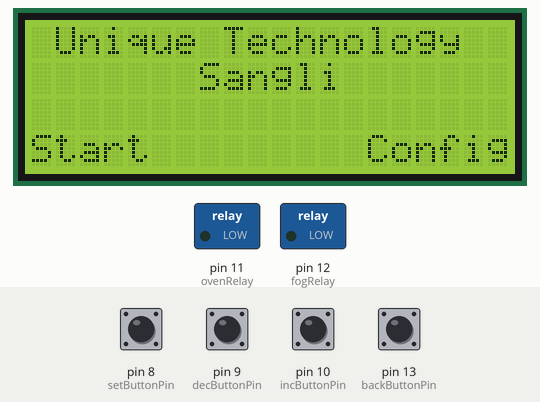
This sketch was run on a simulated Arduino Uno, built with avr-gcc and run on an emulated ATmega328P. Parts: 20×4 character LCD, switched loads named in the sketch (green lamp = pin HIGH). The test bench sets the inputs (shaded band); at power-on: pin 8 (setButtonPin), pin 9 (decButtonPin), pin 10 (incButtonPin), pin 13 (backButtonPin) LOW. EEPROM starts erased; what the sketch prints to the serial monitor is not drawn.

Above: at 1.2 s.
1.3 s: pin 8 (setButtonPin) pulled HIGH for 0.15 s
At 3.2 s:
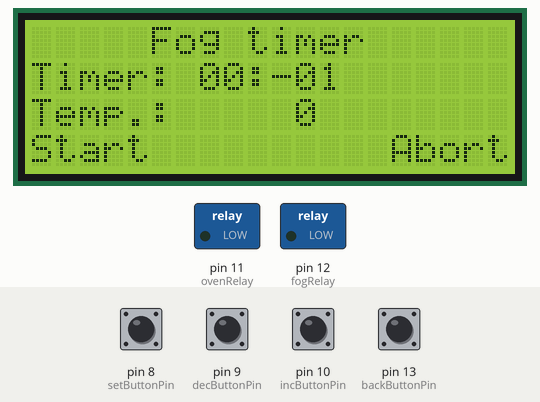
4.4 s: pin 8 (setButtonPin) pulled HIGH for 1 s
At 7.9 s:
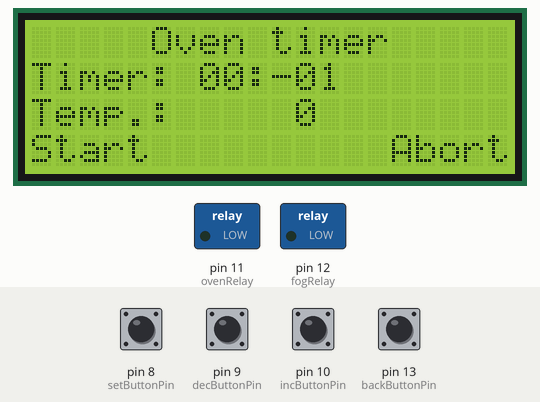
8.2 s: pin 8 (setButtonPin) pulled HIGH for 0.15 s
At 10.5 s:
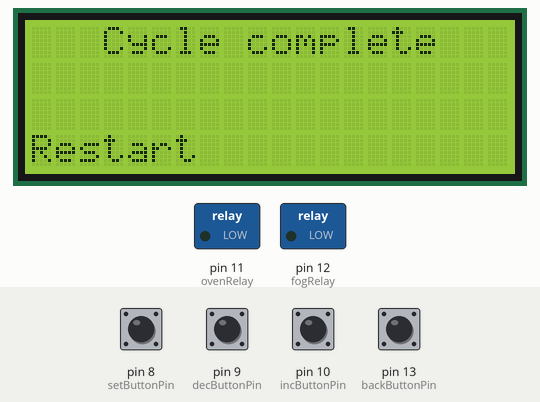
10.8 s: pin 8 (setButtonPin) pulled HIGH for 3.2 s
At 14.5 s:
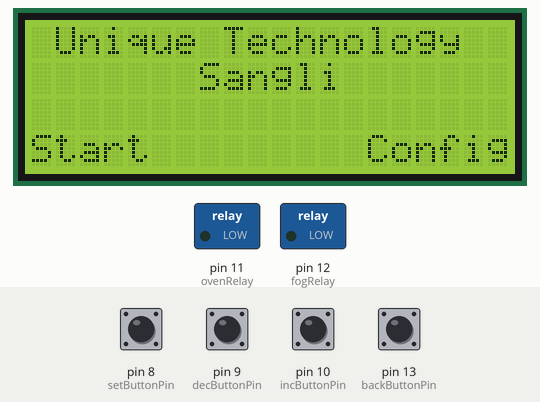
15.5 s: pin 13 (backButtonPin) pulled HIGH for 0.15 s
At 15.9 s:
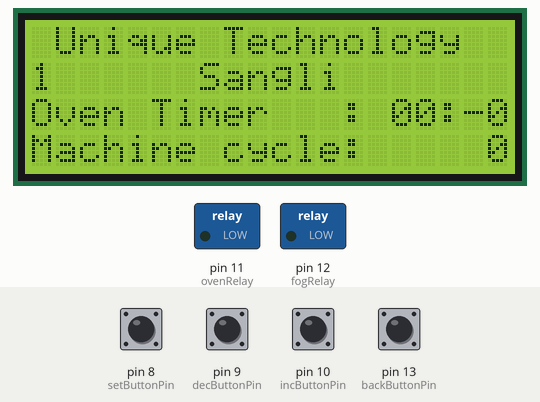
17.1 s: pin 8 (setButtonPin) pulled HIGH for 0.15 s
At 18.4 s:
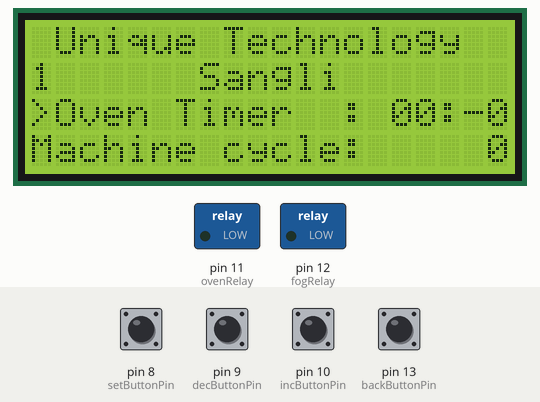
Timing chart, 0 to 19.7 s (numbered marks = the images above; inputs shaded):
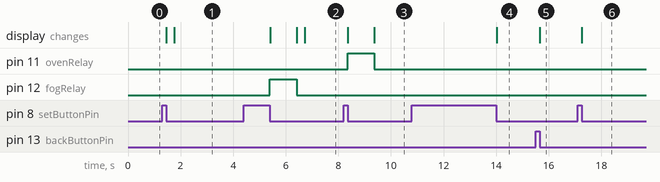

The sketch:

controller_1.ino
```cpp
#include "EEPROM.h"
#include "LiquidCrystal.h"
#include "constants.h"
Screen screen = screen_intro;
LiquidCrystal lcd(7, 6, 5, 4, 3, 2);
//working variable
//config
byte editIndex = 0;
long start_time = 0;
//lcd
char row1[21];
char row2[21];
char row3[21];
char row4[21];
//counter
int fog_counter   = 0; // working variable // max 5 min: 300 sec//display time as min:sec
int oven_counter  = 0; // working variable // max 8 min: 480 sec//display time as min:sec
//sensor
int temperature = 0;
//log delay timer
long last_log = 0;

void setup() {
  Serial.begin(115200);
  lcd.begin(20, 4);
  pinMode(fogRelay, OUTPUT);
  pinMode(ovenRelay, OUTPUT);
  read();
}

void loop() {
  handle();
  lcd_print();
}

void handle() {
  switch (screen) {
    case screen_intro : {
        if (onSetButton()) screen = screen_timer_fog_display;
        else if (onBackButton()) screen = screen_config;
        break;
      }
    case screen_timer_fog_display : {
        fog_counter = config_fog_counter;
        if (onSetButton()) {
          screen = screen_timer_fog_start;
          start_time = millis();
          fogRelayOn();
        }
        else if (onBackButton()) screen = screen_intro;
        break;
      }
    case screen_timer_oven_display : {
        oven_counter = config_oven_counter;
        if (onSetButton())  {
          screen = screen_timer_oven_start;
          start_time = millis();
          ovenRelayOn();
        }
        else if (onBackButton()) screen = screen_intro;
        break;
      }
    case screen_timer_fog_start : {
        if (millis() > start_time + 1000) {
          start_time = millis();
          if (fog_counter > 0) --fog_counter;
          else {
            screen = screen_timer_oven_display;
            fogRelayOff();
          }
        }
        if (onBackButton()) {
          fogRelayOff();
          screen = screen_intro;
        }
        break;
      }
    case screen_timer_oven_start : {
        if (millis() > start_time + 1000) {
          start_time = millis();
          if (oven_counter > 0) --oven_counter;
          else {
            screen = screen_complete;
            ovenRelayOff();
            ++cycle_counter;
            save();// save increased counter to eeprom
          }
        }

        if (onBackButton()) {
          ovenRelayOff();
          screen = screen_intro;
        }
        break;
      }
    case screen_complete : {
        if (onSetButton()) screen = screen_intro;
        break;
      }
    case screen_config : {
        if (onSetButton()) {
          if (editIndex < 2) ++editIndex;
          else {
            screen = screen_intro;
            save();
            editIndex = 0;
          }
        }
        else if (onDecButton()) {
          delay(200);
          do {
            if (editIndex == 0)
              config_fog_counter = config_fog_counter > 0 ? config_fog_counter - 1 : max_fog_counter;
            else if (editIndex == 1)
              config_oven_counter = config_oven_counter > 0 ? config_oven_counter - 1 : max_oven_counter;
            delay(20);
            lcd_print();
          }
          while (digitalRead(decButtonPin));
        }
        else if (onIncButton()) {
          delay(200);
          do {
            if (editIndex == 0)
              config_fog_counter = config_fog_counter < max_fog_counter  ? config_fog_counter + 1 : 0;
            else if (editIndex == 1)
              config_oven_counter = config_oven_counter < max_oven_counter ? config_oven_counter + 1 : 0;
            delay(20);
            lcd_print();
          }
          while (digitalRead(incButtonPin));
        }
        else if (onBackButton()) {
          screen = screen_intro;
          editIndex = 0;
        }
        break;
      }
    default: break;
  }
}
void lcd_print() {
  switch (screen) {
    case screen_intro: {
        sprintf_P(row1, PSTR(" Unique Technology  "));
        sprintf_P(row2, PSTR("       Sangli       "));
        sprintf_P(row3, blankBuff);
        sprintf_P(row4, PSTR("Start         Config"));
        break;
      }
    case screen_timer_fog_display:
    case screen_timer_fog_start:  {
        sprintf_P(row1, PSTR("     Fog timer      "));
        sprintf_P(row2, PSTR("Timer: %.2d:%.2d        "), (int) fog_counter / 60, (int) fog_counter % 60);
        sprintf_P(row3, PSTR("Temp.: %5d        "), temperature);
        sprintf_P(row4, screen == screen_timer_fog_display ? PSTR("Start          Abort") : PSTR("               Abort"));
        break;
      }
    case screen_timer_oven_display:
    case screen_timer_oven_start: {
        sprintf_P(row1, PSTR("     Oven timer     "));
        sprintf_P(row2, PSTR("Timer: %.2d:%.2d        "), (int) oven_counter / 60, (int) oven_counter % 60);
        sprintf_P(row3, PSTR("Temp.: %5d        "), temperature);
        sprintf_P(row4, screen == screen_timer_oven_display ? PSTR("Start          Abort") : PSTR("               Abort"));
        break;
      }
    case screen_complete: {
        sprintf_P(row1, PSTR("   Cycle complete   "));
        sprintf_P(row2, blankBuff);
        sprintf_P(row3, blankBuff);
        sprintf_P(row4, PSTR("Restart             "));
        break;
      }
    case screen_config: {
        sprintf_P(row1, PSTR(" Configuration Mode "));
        sprintf_P(row2, editIndex == 0 ? PSTR(">Fog Timer   : %.2d:%.2d") : PSTR("Fog Timer    : %.2d:%.2d"), (int) config_fog_counter / 60, (int) config_fog_counter % 60);
        sprintf_P(row3, editIndex == 1 ? PSTR(">Oven Timer  : %.2d:%.2d") : PSTR("Oven Timer   : %.2d:%.2d"), (int) config_oven_counter / 60, (int) config_oven_counter % 60);
        sprintf_P(row4, PSTR("Machine cycle: %5d"), cycle_counter);
        break;
      }
    default : {
      break;
    }
  }
  lcd.setCursor(0, 0);
  lcd.print(row1);
  lcd.setCursor(0, 1);
  lcd.print(row2);
  lcd.setCursor(0, 2);
  lcd.print(row3);
  lcd.setCursor(0, 3);
  lcd.print(row4);

  if (millis() > last_log + 1000) {
    Serial.println(F("--------------------"));
    Serial.println(row1);
    Serial.println(row2);
    Serial.println(row3);
    Serial.println(row4);
    Serial.println(F("--------------------"));
    last_log = millis();
  }
}

// user input
bool onBackButton() {
  if (digitalRead(backButtonPin)) {
    delay(10);
    while (digitalRead(backButtonPin));
    return true;
  }
  else return false;
}
bool onSetButton() {
  if (digitalRead(setButtonPin)) {
    delay(10);
    while (digitalRead(setButtonPin));
    return true;
  }
  else return false;
}
bool onDecButton() {
  if (digitalRead(decButtonPin)) {
    delay(10);
    return true;
  }
  else return false;
}
bool onIncButton() {
  if (digitalRead(incButtonPin)) {
    delay(10);
    return true;
  }
  else return false;
}

//fog relay
void fogRelayOn() {
  digitalWrite(fogRelay, HIGH);
}
void fogRelayOff() {
  digitalWrite(fogRelay, LOW);
}

//oven relay
void ovenRelayOn() {
  digitalWrite(ovenRelay, HIGH);
}
void ovenRelayOff() {
  digitalWrite(ovenRelay, LOW);
}

//eeprom
void save() {
  EEPROM.put(fog_address, config_fog_counter);
  EEPROM.put(oven_address, config_oven_counter);
  EEPROM.put(cycle_address, cycle_counter);
}
void read() {
  EEPROM.get(fog_address, config_fog_counter);
  EEPROM.get(oven_address, config_oven_counter);
  EEPROM.get(cycle_address, cycle_counter);
}
```

constants.h
```cpp
enum Screen {
  screen_intro,
  screen_timer_fog_display,
  screen_timer_fog_start,
  screen_timer_oven_display,
  screen_timer_oven_start,
  screen_complete,
  screen_config,
};
//constants
const char blankBuff[21] PROGMEM = "                    ";
const byte fog_address      = 100;
const byte oven_address     = 102;
const byte cycle_address    = 104;
const int  max_fog_counter  = 300;
const int  max_oven_counter = 480;
//pins
const byte setButtonPin     = 8;     // digital input
const byte decButtonPin     = 9;     // digital input
const byte incButtonPin     = 10;    // digital input
const byte backButtonPin    = 13;    // digital input
const byte fogRelay         = 12;
const byte ovenRelay        = 11;
//settings variable
int config_fog_counter      = 0; //save in eeprom // used for user input // copied to actual working variable
int config_oven_counter     = 0; //save in eeprom // used for user input // copied to actual working variable
int cycle_counter           = 0; //save in eeprom // machine cycles counter increase after each complete cycle
```

Measured:
- after the input at 1.3 s, the display: first changes after 0.16 s (image 1 shows a later state)
- after the input at 4.4 s, pin 12 (fogRelay): LOW → HIGH after 1.0 s, → LOW 1.0 s later; the display: first changes after 1.0 s (image 2 shows a later state)
- after the input at 8.2 s, pin 11 (ovenRelay): LOW → HIGH after 0.15 s, → LOW 1.0 s later; the display: first changes after 0.16 s (image 3 shows a later state)
- after the input at 10.8 s, the display: changes after 3.2 s (image 4)
- after the input at 15.5 s, the display: changes after 0.16 s (image 5)
- after the input at 17.1 s, the display: changes after 0.16 s (image 6)
